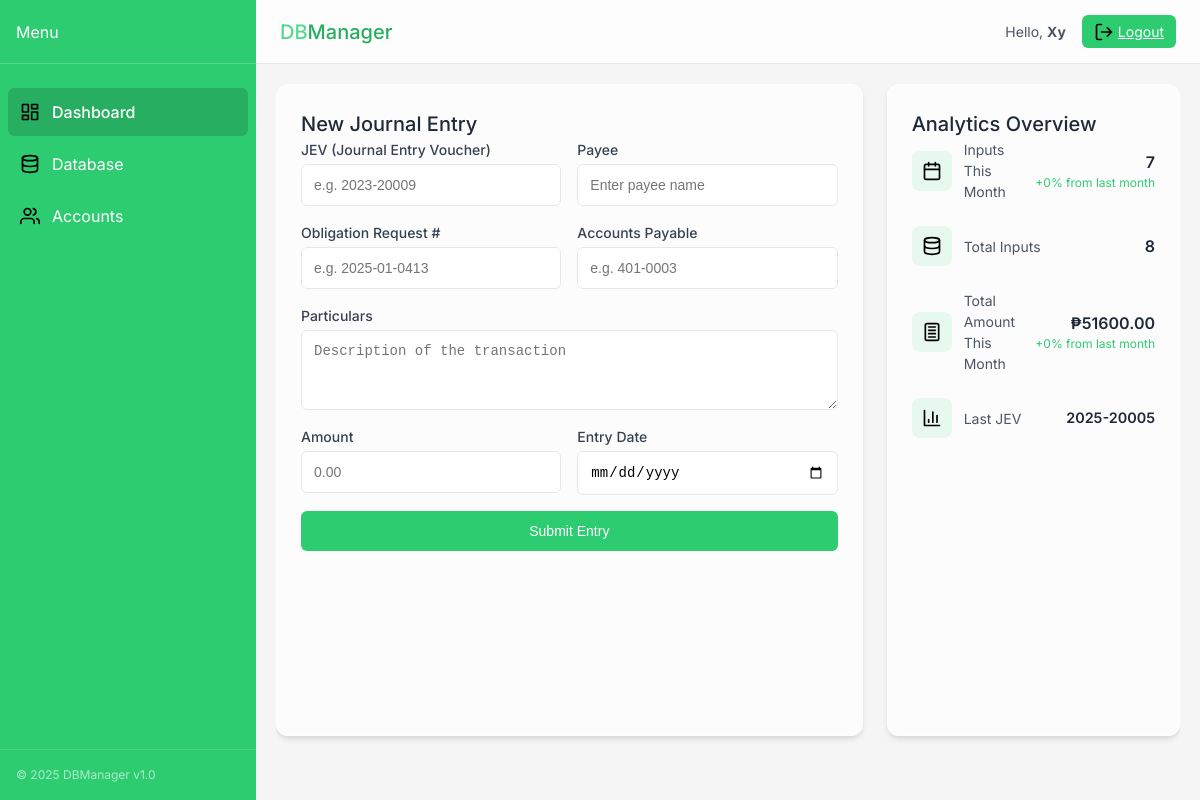
The page /dashboard (signed in) on the database as committed earlier.
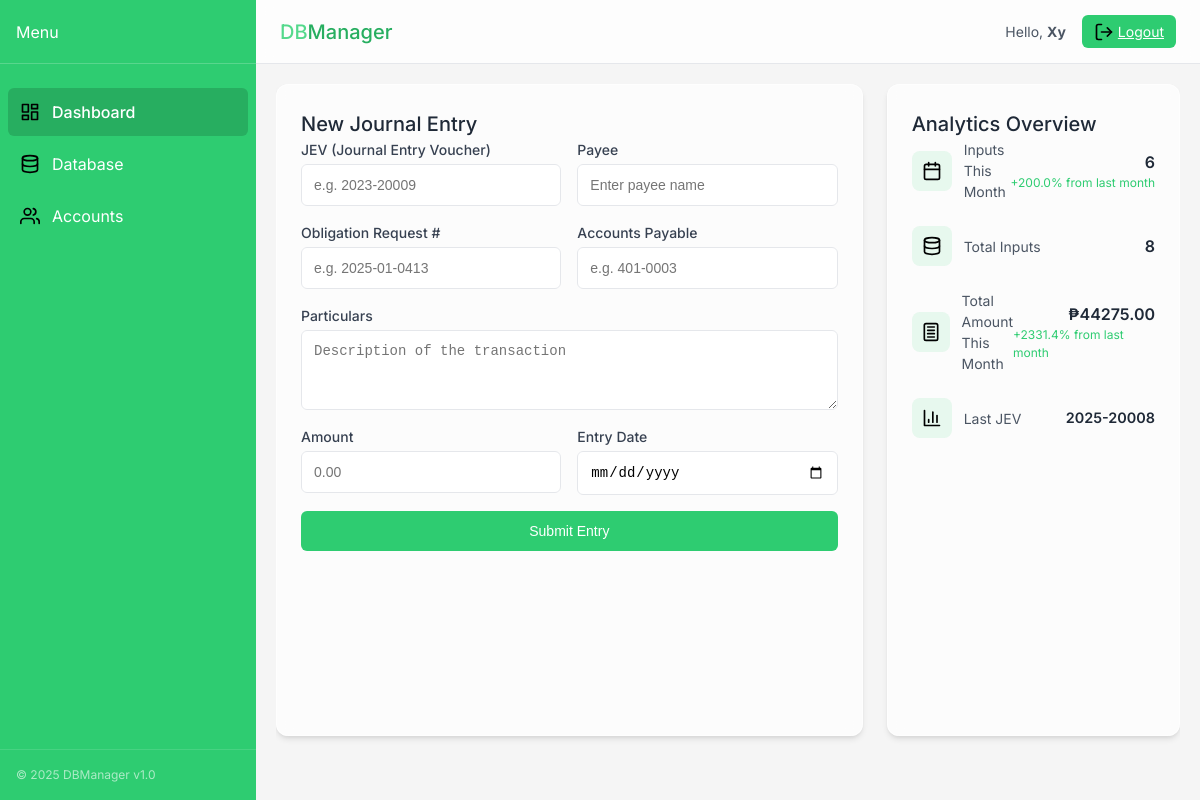
The same page on the database as committed later.
### tables this page shows
CREATE TABLE entry (
            JEV TEXT PRIMARY KEY,
            Payee TEXT NOT NULL,
            ObligationRequest TEXT NOT NULL,
            AccountsPayable TEXT,
            Particulars TEXT,
            Amount REAL,
            "Date Entry" TEXT,
            "Date Received" TEXT
        );

### app.py (the view)
@app.route('/dashboard')
def dashboard():
    if 'user_id' not in session:
        return redirect(url_for('index'))
    conn = get_db_connection()
    current_month = datetime.now().strftime('%Y-%m')
    current_month_data = conn.execute('''
        SELECT COUNT(*) as count, COALESCE(SUM(Amount), 0) as total_amount
        FROM entry
        WHERE strftime('%Y-%m', "Date Entry") = ?
    ''', (current_month,)).fetchone()
    last_month = (datetime.now() - timedelta(days=30)).strftime('%Y-%m')
    last_month_data = conn.execute('''
        SELECT COUNT(*) as count, COALESCE(SUM(Amount), 0) as total_amount
        FROM entry
        WHERE strftime('%Y-%m', "Date Entry") = ?
    ''', (last_month,)).fetchone()
    total_entries = conn.execute('SELECT COUNT(*) as count FROM entry').fetchone()
    last_jev = conn.execute('''
        SELECT JEV, "Date Entry"
        FROM entry
        ORDER BY "Date Entry" DESC, JEV DESC
        LIMIT 1
    ''').fetchone()
    last_jev_display = 'No entries yet'
    if last_jev:
        try:
            date_entry = datetime.strptime(last_jev['Date Entry'], '%Y-%m-%d %H:%M:%S')
            formatted_date = date_entry.strftime('%Y-%m-%d')
            last_jev_display = f"{last_jev['JEV']} ({formatted_date})"
        except (ValueError, TypeError):
            last_jev_display = last_jev['JEV']
    conn.close()
    inputs_change = 0
    amount_change = 0
    if last_month_data['count'] > 0:
        inputs_change = ((current_month_data['count'] - last_month_data['count']) / last_month_data['count']) * 100
    if last_month_data['total_amount'] > 0:
        amount_change = ((current_month_data['total_amount'] - last_month_data['total_amount']) / last_month_data['total_amount']) * 100
    analytics = {
        'inputs_this_month': current_month_data['count'],
        'total_inputs': total_entries['count'],
        'total_amount': current_month_data['total_amount'],
        'last_jev': last_jev_display,
        'inputs_change': round(inputs_change, 1),
        'amount_change': round(amount_change, 1)
    }
    return render_template('dashboard.html', analytics=analytics)

### app.py (called while the page is built)
def get_db_connection():
    conn = sqlite3.connect('crud_system.db', timeout=20)  # Add timeout
    conn.row_factory = sqlite3.Row
    return conn

### templates/dashboard.html (shortened to what the changed rows need)
<!DOCTYPE html>
<html lang="en">
<head>
  <link rel="stylesheet" href="{{ url_for('static', filename='css/styles.css') }}">
  <link rel="stylesheet" href="https://cdn.jsdelivr.net/npm/lucide-icons@latest/dist/umd/lucide.min.css">
</head>
<body>
  <div class="app-container">
    <div class="main-container">
      <header class="header">
        <h1 class="logo"><span class="logo-accent">DB</span>Manager</h1>
      </header>
      <main class="content">
          <div class="dashboard-grid">
            <div class="data-entry-form glass-card">
              <h2>New Journal Entry</h2>
            </div>
            <div class="analytics-card glass-card">
              <h2>Analytics Overview</h2>
              <div class="analytics-items">
                <div class="analytics-item">
                  <div class="analytics-value-container">
                    <span class="analytics-value">{{ analytics.inputs_this_month }}</span>
                    <span class="analytics-trend {% if analytics.inputs_change >= 0 %}up{% else %}down{% endif %}">
                      {% if analytics.inputs_change >= 0 %}+{% endif %}{{ analytics.inputs_change }}% from last month
                    </span>
                  </div>
                </div>
                <div class="analytics-item">
                  <div class="analytics-value-container">
                    <span class="analytics-value">₱{{ "%.2f"|format(analytics.total_amount) }}</span>
                    <span class="analytics-trend {% if analytics.amount_change >= 0 %}up{% else %}down{% endif %}">
                      {% if analytics.amount_change >= 0 %}+{% endif %}{{ analytics.amount_change }}% from last month
                    </span>
                  </div>
                </div>
                <div class="analytics-item">
                  <div class="analytics-value-container">
                    <span class="analytics-value" style="font-size: 0.9em;">{{ analytics.last_jev }}</span>
                  </div>
                </div>
              </div>
            </div>
          </div>
      </main>
    </div>
  </div>
</body>
</html>

Rows that differ between the two databases and show on the page:
no longer on this page (row edited): entry: last_jev "2025-20005"
added entry: last_jev "2025-20008"
Other text that changed with them:
{{ analytics.inputs_this_month }}: "7" → "6"
{{ analytics.inputs_change }}: "0" → "200.0"
{{ "%.2f"|format(analytics.total_amount) }}: "51600.00" → "44275.00"
{{ analytics.amount_change }}: "0" → "2331.4"
